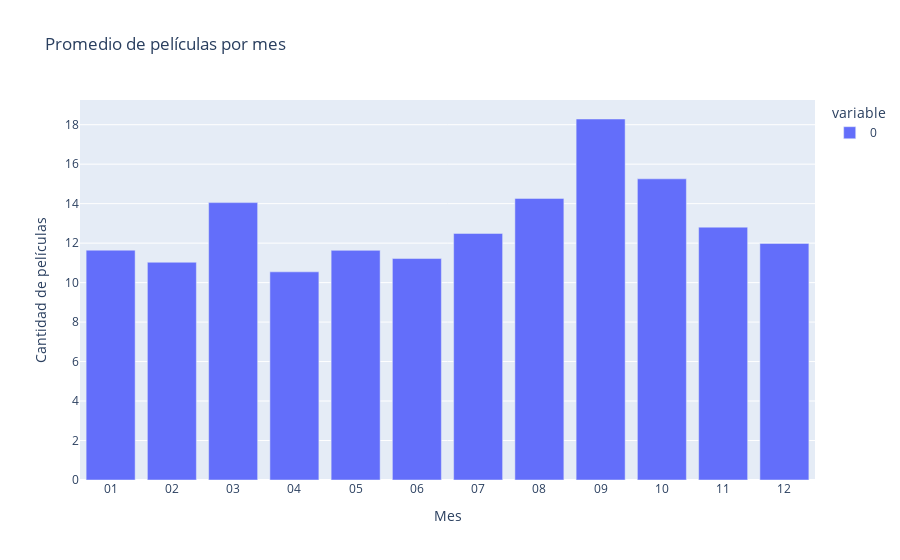

This figure's notebook cell:
### Markdown cell above
abril, junio, diciembre

### Code cell
# ¿Cuántas películas, en promedio, se han lanzado por mes?
mean_month_year =  movies_data.groupby(['year', 'month']).size().groupby('month').mean()
mean_month = px.bar(mean_month_year, title='Promedio de películas por mes')
mean_month.update_layout(
    xaxis_title="Mes",  # Nombre personalizado para el eje X
    yaxis_title="Cantidad de películas"  # Nombre personalizado para el eje Y
)
mean_month.show()

### Figure 1 — Plotly figure (JSON) as saved in the notebook; plotly's stock layout.template omitted (floating-point values rounded to 4 significant figures)
{"data": [{"alignmentgroup": "True", "hovertemplate": "variable=0<br>month=%{x}<br>value=%{y}<extra></extra>", "legendgroup": "0", "marker": {"color": "#636efa", "pattern": {"shape": ""}}, "name": "0", "offsetgroup": "0", "orientation": "v", "showlegend": true, "textposition": "auto", "type": "bar", "x": ["01", "02", "03", "04", "05", "06", "07", "08", "09", "10", "11", "12"], "xaxis": "x", "y": [11.64, 11.03, 14.05, 10.55, 11.63, 11.22, 12.49, 14.27, 18.29, 15.26, 12.81, 11.99], "yaxis": "y"}], "layout": {"barmode": "relative", "legend": {"title": {"text": "variable"}, "tracegroupgap": 0}, "title": {"text": "Promedio de películas por mes"}, "xaxis": {"anchor": "y", "domain": [0, 1], "title": {"text": "Mes"}}, "yaxis": {"anchor": "x", "domain": [0, 1], "title": {"text": "Cantidad de películas"}}}}
